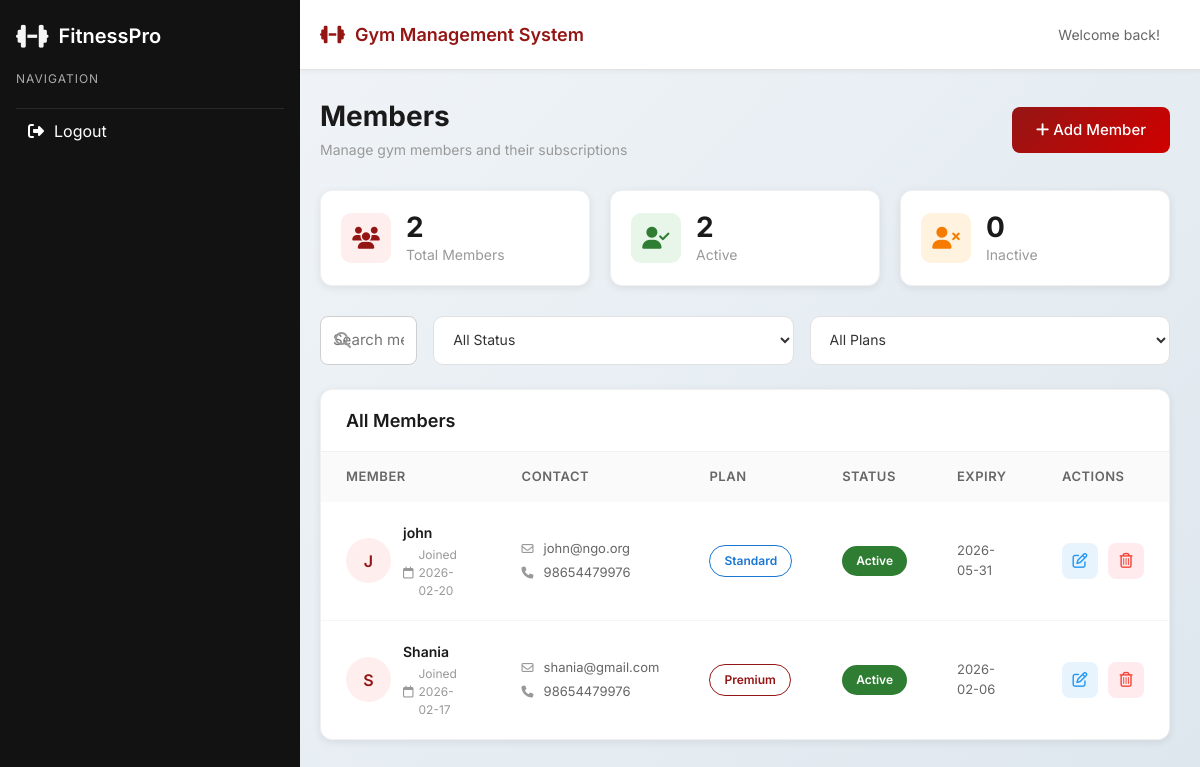
/modules/members.php (signed in), run on the app's committed database.
### tables this page shows
CREATE TABLE `members` (
  `id` int(11) NOT NULL,
  `full_name` varchar(100) NOT NULL,
  `email` varchar(100) NOT NULL,
  `phone` varchar(20) NOT NULL,
  `dob` date NOT NULL,
  `gender` enum('Male','Female','Other') NOT NULL,
  `address` text NOT NULL,
  `membership_type` varchar(50) NOT NULL,
  `start_date` date NOT NULL,
  `end_date` date NOT NULL,
  `duration` varchar(20) NOT NULL,
  `membership_status` enum('Active','Inactive','Expired') DEFAULT 'Active',
  `fitness_level` enum('Beginner','Medium','Advanced') DEFAULT 'Beginner',
  `created_at` timestamp NOT NULL DEFAULT current_timestamp()
);

### modules/members.php (the view, shortened to what this page needs)
<?php
require_once '../dbcon.php';
$sql = "SELECT * FROM members ORDER BY created_at DESC";
$result = mysqli_query($conn, $sql);
$members = [];
if (mysqli_num_rows($result) > 0) {
    while($row = mysqli_fetch_assoc($result)) {
        $members[] = $row;
    }
}
$total_members = count($members);
$active_members = 0;
$inactive_members = 0;
foreach ($members as $member) {
    if ($member['membership_status'] === 'Active') {
        $active_members++;
    } else {
        $inactive_members++;
    }
}
?>
<!DOCTYPE html>
<!DOCTYPE html>
<html lang="en">
<head>
  <link href="https://cdn.jsdelivr.net/npm/bootstrap@5.3.2/dist/css/bootstrap.min.css" rel="stylesheet">
  <link rel="stylesheet" href="https://cdnjs.cloudflare.com/ajax/libs/font-awesome/6.5.1/css/all.min.css">
  <link rel="stylesheet" href="../css/sidebar.css">
  <link rel="stylesheet" href="../css/common.css">
</head>
<body>
<?php include '../layout/header.php'; ?>
<?php include '../layout/sidebar.php'; ?>
<div class="main-wrapper">
  <div class="main-content">
    <div class="page-header">
      <div class="d-flex justify-content-between align-items-center">
        <div>
          <h1 class="page-title">Members</h1>
          <p class="page-subtitle">Manage gym members and their subscriptions</p>
        </div>
        <a href="member-entry.php" class="btn app-btn-primary">
          <i class="fa-solid fa-plus"></i> Add Member
        </a>
      </div>
    </div>
    <div class="stats-grid">
      <div class="stat-card">
        <div class="stat-icon total">
          <i class="fa-solid fa-users"></i>
        </div>
        <div class="stat-info">
          <h3><?= $total_members ?></h3>
          <p>Total Members</p>
        </div>
      </div>
      <div class="stat-card">
        <div class="stat-icon active">
          <i class="fa-solid fa-user-check"></i>
        </div>
        <div class="stat-info">
          <h3><?= $active_members ?></h3>
          <p>Active</p>
        </div>
      </div>
      <div class="stat-card">
        <div class="stat-icon inactive">
          <i class="fa-solid fa-user-xmark"></i>
        </div>
        <div class="stat-info">
          <h3><?= $inactive_members ?></h3>
          <p>Inactive</p>
        </div>
      </div>
    </div>
    <div class="d-flex gap-3 mb-4">
      <div class="search-box flex-grow-1">
        <i class="fa-solid fa-magnifying-glass"></i>
        <input type="text" id="searchInput" placeholder="Search members by name, email or phone...">
      </div>
      <select class="filter-select" id="statusFilter">
        <option value="">All Status</option>
      </select>
      <select class="filter-select" id="planFilter">
        <option value="">All Plans</option>
      </select>
    </div>
    <div class="members-table-container">
      <div class="table-header">
        <h3>All Members</h3>
      </div>
      <table class="members-table">
        <thead>
          <tr>
            <th>Member</th>
            <th>Contact</th>
            <th>Plan</th>
            <th>Status</th>
            <th>Expiry</th>
            <th>Actions</th>
          </tr>
        </thead>
        <tbody id="membersTableBody">
          <?php if (count($members) > 0): ?>
            <?php foreach ($members as $member):
              $initial = strtoupper(substr($member['full_name'], 0, 1));
              $plan_type = explode(' - ', $member['membership_type'])[0];
            ?>
            <tr data-member-id="<?= $member['id'] ?>"
                data-status="<?= strtolower($member['membership_status']) ?>"
                data-plan="<?= strtolower($plan_type) ?>">
              <td>
                <div class="member-cell">
                  <div class="member-avatar"><?= $initial ?></div>
                  <div class="member-info">
                    <span class="name"><?= htmlspecialchars($member['full_name']) ?></span>
                    <span class="joined">
                      <i class="fa-regular fa-calendar"></i>
                      Joined <?= date('Y-m-d', strtotime($member['created_at'])) ?>
                    </span>
                  </div>
                </div>
              </td>
              <td>
                <div class="contact-cell">
                  <div class="email">
                    <i class="fa-regular fa-envelope"></i>
                    <?= htmlspecialchars($member['email']) ?>
                  </div>
                  <div class="phone">
                    <i class="fa-solid fa-phone"></i>
                    <?= htmlspecialchars($member['phone']) ?>
                  </div>
                </div>
              </td>
              <td>
                <span class="plan-badge <?= strtolower($plan_type) ?>">
                  <?= htmlspecialchars($plan_type) ?>
                </span>
              </td>
              <td>
                <span class="status-badge <?= strtolower($member['membership_status']) ?>">
                  <?= htmlspecialchars($member['membership_status']) ?>
                </span>
              </td>
              <td>
                <div class="expiry-date">
                  <?= date('Y-m-d', strtotime($member['end_date'])) ?>
                </div>
              </td>
              <td>
                <div class="action-buttons">
                  <button class="btn-action edit" onclick='openEditModal(<?= json_encode($member) ?>)' title="Edit Member">
                    <i class="fa-regular fa-pen-to-square"></i>
                  </button>
                  <button class="btn-action delete" onclick="deleteMember(<?= $member['id'] ?>, '<?= htmlspecialchars($member['full_name']) ?>')" title="Delete Member">
                    <i class="fa-regular fa-trash-can"></i>
                  </button>
                </div>
              </td>
            </tr>
            <?php endforeach; ?>
          <?php else: ?>
            <tr>
              <td colspan="6" class="text-center">No members found. <a href="member-entry.php">Add your first member</a></td>
            </tr>
          <?php endif; ?>
        </tbody>
      </table>
    </div>
  </div>
</div>
</body>
</html>

### css/sidebar.css (style rules this page uses)
:root { --sidebar-bg: #121212; --hover-bg: #1e1e1e; --active-color: #941614; --text-light: #ffffff; }

### layout/header.php (style rules this page uses)
.main-wrapper { margin-top: 70px !important; }

### data on the page
members: full_name "J", full_name "john", created_at "2026-02-20", email "john@ngo.org", phone "98654479976", membership_type "Standard", membership_status "Active", end_date "2026-05-31"
members: full_name "S", full_name "Shania", created_at "2026-02-17", email "shania@gmail.com", phone "98654479976", membership_type "Premium", membership_status "Active", end_date "2026-02-06"

### other printed values
$total_members "2"
$active_members "2"
$inactive_members "0"
